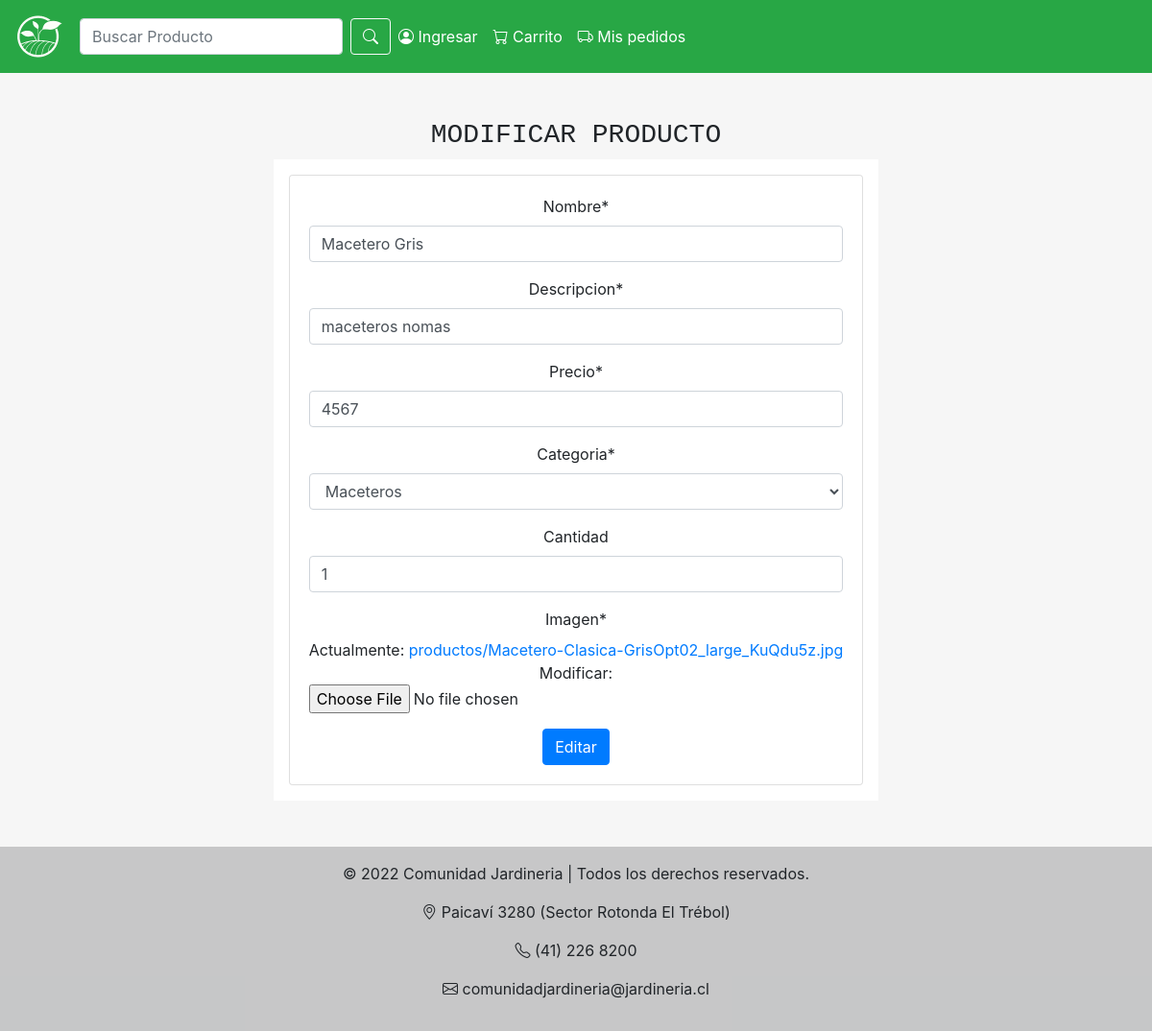
Screenshot of /modificar/17/ with the database file from the repository.
### app/models.py (models this page shows, shortened)
class Producto(models.Model):
    nombre = models.CharField(max_length=51)
    descripcion = models.CharField(max_length=100)
    precio = models.IntegerField()
    categoria = models.ForeignKey(Categoria, on_delete=models.CASCADE)
    cantidad = models.IntegerField(null=True, blank=True)
    imagen = models.ImageField(upload_to="productos/", null=True)

class Categoria(models.Model):
    nombre = models.CharField(max_length=50)
    descripcion = models.CharField(max_length=100)
    def __str__(self):
        return self.nombre

### app/views.py (the view, shortened to what this page needs)
# urls.py: path("modificar/<id>/", modificarProducto, name="modificar"),
def modificarProducto(request, id):
    producto = get_object_or_404(Producto, id=id)
    data = {"form": ProductoForm(instance=producto)}
    return render(request, "app/modificar.html", data)

### app/forms.py
class ProductoForm(forms.ModelForm):
    class Meta:
        model = Producto
        fields = "__all__"

### app/context_processor.py (called while the page is built)
def total_carrito(request):
    total = 0
    if request.user.is_authenticated:
        if "carro" in request.session.keys():
            for key, value in request.session["carro"].items():
                total += int(value["precio"]) * int(value["cantidad"])
    return {"total_carrito": total}

### app/templates/app/modificar.html (shortened to what this page needs)
<!DOCTYPE html>
<html lang="en">
    <head>
        <link
            rel="stylesheet"
            href="https://cdn.jsdelivr.net/npm/bootstrap-icons@1.8.1/font/bootstrap-icons.css"
        />
        <link
            rel="stylesheet"
            href="https://cdn.jsdelivr.net/npm/bootstrap@4.3.1/dist/css/bootstrap.min.css"
        />
        <link rel="stylesheet" href="./src/styles/vender.css" />
    </head>
    <body>
        <nav class="navbar navbar-expand-sm navbar-light bg-success">
            <a class="navbar-brand" href="./index.html">
                <img class="img_nav" src="./src/img-qs/image 2.png" alt="" />
            </a>
            <form class="form-inline">
                <input
                    class="form-control mr-sm-2"
                    type="search"
                    placeholder="Buscar Producto"
                    aria-label="Search"
                />
                <button
                    class="btn btn-outline-light my-2 my-sm-0 btn-nav"
                    type="submit"
                >
                    <i class="bi bi-search text-white"></i>
                </button>
            </form>
            <div
                class="items collapse navbar-collapse"
                id="navbarSupportedContent"
            >
                <ul class="navbar-nav mr-auto">
                    <li class="nav-item">
                        <a class="nav-link text-white" href="./sesion.html">
                            <i class="bi bi-person-circle"></i> Ingresar
                        </a>
                    </li>
                    <li class="nav-item">
                        <a class="nav-link text-white" href="./carrito.html">
                            <i class="bi bi-cart"></i> Carrito
                        </a>
                    </li>
                    <li class="nav-item dropdown">
                        <a class="nav-link text-white" href="./pedidos.html">
                            <i class="bi bi-truck"></i> Mis pedidos
                        </a>
                    </li>
                </ul>
            </div>
        </nav>
        {% load crispy_forms_tags %}
        <div
            class="d-md-flex justify-content-around text-center align-items-center"
        >
            <div class="compra mt-5">
                <div class="direccion">
                    <p class="h3 text-monospace">MODIFICAR PRODUCTO</p>
                    <div class="form-direccion">
                        <div class="row">
                            <div class="col-12 col-md-12">
                                <div class="card">
                                    <div class="card-body">
                                        <form
                                            action=""
                                            method="post"
                                            enctype="multipart/form-data"
                                        >
                                            {% csrf_token %} {{form | crispy}}
                                            <button
                                                type="submit"
                                                class="btn btn-primary"
                                            >
                                                Editar
                                            </button>
                                        </form>
                                    </div>
                                </div>
                            </div>
                        </div>
                    </div>
                </div>
            </div>
        </div>
        <footer class="bg-light text-center text-lg-start footer-style mt-5">
            <div
                class="text-center p-3"
                style="background-color: rgba(0, 0, 0, 0.2)"
            >
                <p>
                    © 2022 Comunidad Jardineria | Todos los derechos reservados.
                </p>
                <p>
                    <i class="bi bi-geo-alt"></i> Paicaví 3280 (Sector Rotonda
                    El Trébol)
                </p>
                <p><i class="bi bi-telephone"></i> (41) 226 8200</p>
                <p>
                    <i class="bi bi-envelope"></i>
                    comunidadjardineria@jardineria.cl
                </p>
            </div>
        </footer>
    </body>
</html>

### app/static/app/styles/vender.css (style rules this page uses)
body { background-color: rgb(246, 246, 246); }
@media only screen and (min-width: 1000px) { .form-direccion { padding: 1em; background-color: white; } }

### rows the page displays
Producto: nombre "Macetero Gris", descripcion "maceteros nomas", precio "4567", categoria "Maceteros", cantidad "1"
